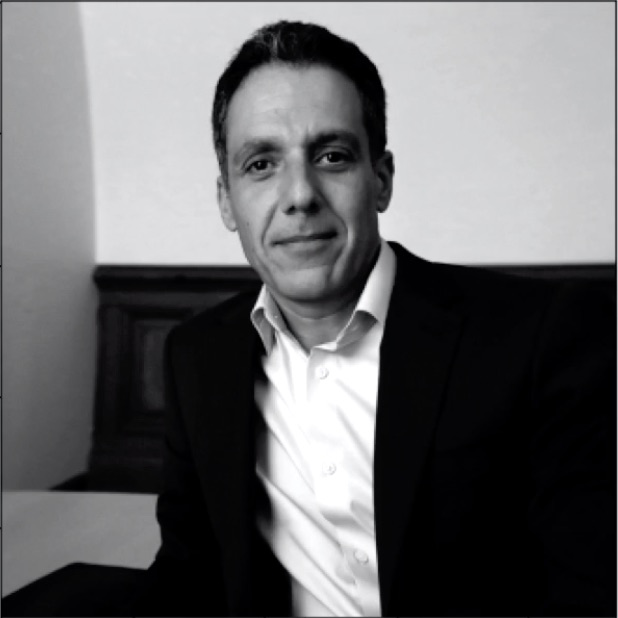
#> input picture Introduction to Computer Vision by Hany Farid Professor at UC Berkeley/Images/HanyFaridDistort.png, 618 x 618 px
$ jupyter execute --allow-errors 'Introduction to Computer Vision by Hany Farid.ipynb'
#> lines starting #> are read from the running program, lines starting #| are printed output that depends on the picture
### Introduction to Computer Vision by Hany Farid Professor at UC Berkeley/Imports/warping.py
# Image warping routines
import numpy as np
from PIL import Image

def quad_as_rect(quad):
    if quad[0] != quad[2]: return False
    if quad[1] != quad[7]: return False
    if quad[4] != quad[6]: return False
    if quad[3] != quad[5]: return False
    return True

def quad_to_rect(quad):
    assert(len(quad) == 8)
    assert(quad_as_rect(quad))
    return (quad[0], quad[1], quad[4], quad[3])

def rect_to_quad(rect):
    assert(len(rect) == 4)
    return (rect[0], rect[1], rect[0], rect[3], rect[2], rect[3], rect[2], rect[1])

def shape_to_rect(shape):
    assert(len(shape) == 2)
    return (0, 0, shape[0], shape[1])

def griddify(rect, w_div, h_div):
    w = rect[2] - rect[0]
    h = rect[3] - rect[1]
    x_step = w / float(w_div)
    y_step = h / float(h_div)
    y = rect[1]
    grid_vertex_matrix = []
    for _ in range(h_div + 1):
        grid_vertex_matrix.append([])
        x = rect[0]
        for _ in range(w_div + 1):
            grid_vertex_matrix[-1].append([int(x), int(y)])
            x += x_step
        y += y_step
    grid = np.array(grid_vertex_matrix)
    return grid

# [12 lines left out: function distort_grid, not called in this run]

def grid_to_mesh(src_grid, dst_grid):
    assert(src_grid.shape == dst_grid.shape)
    mesh = []
    for i in range(src_grid.shape[0] - 1):
        for j in range(src_grid.shape[1] - 1):
            src_quad = [src_grid[i    , j    , 0], src_grid[i    , j    , 1],
                        src_grid[i + 1, j    , 0], src_grid[i + 1, j    , 1],
                        src_grid[i + 1, j + 1, 0], src_grid[i + 1, j + 1, 1],
                        src_grid[i    , j + 1, 0], src_grid[i    , j + 1, 1]]
            dst_quad = [dst_grid[i    , j    , 0], dst_grid[i    , j    , 1],
                        dst_grid[i + 1, j    , 0], dst_grid[i + 1, j    , 1],
                        dst_grid[i + 1, j + 1, 0], dst_grid[i + 1, j + 1, 1],
                        dst_grid[i    , j + 1, 0], dst_grid[i    , j + 1, 1]]
            dst_rect = quad_to_rect(dst_quad)
            mesh.append([dst_rect, src_quad])
    return mesh

### Introduction to Computer Vision by Hany Farid Professor at UC Berkeley/Introduction to Computer Vision by Hany Farid.ipynb
# Excercises

[cell 1]
# imports
from IPython.display import Image as showImage
from os import getcwd, path
import numpy as np
from math import fabs, pi, sin, cos
import matplotlib.pyplot as plt
from Imports import warping
from PIL import Image
from scipy.ndimage import convolve
from scipy.signal import sepfir2d
from time import sleep
from IPython.display import clear_output as clearImage

[cell 2]
# directories
cw_dir = getcwd()
image_dir = path.join(cw_dir, 'Images')

## Excercise 1

[cell 3]
# question
showImage(path.join(image_dir, 'Excercise1.jpg'))

[cell 4]
# answer

focal_length = 1

z_start = 10
z_stop = 1000
step_per_unit = 2
samples = (z_stop - z_start) * step_per_unit
Z = np.linspace(z_start, z_stop, samples, endpoint=True)

x_start = 5
x_stop = -5

p_lengths = []
for z_sample in Z:
    P1 = (x_start, z_sample)
    P2 = (x_stop, z_sample)

    # calculate coordinate on sensor
    p1 = - focal_length * P1[0] / P1[1]
    p2 = - focal_length * P2[0] / P2[1]

    # calculate projection length
    p_length = fabs(p2 - p1)
    p_lengths.append(p_length)

plt.plot(Z, p_lengths)
#> (this line was passed over: IPython is not available in this run)
plt.xlabel('Z')
#> (this line was passed over: IPython is not available in this run)
plt.ylabel('Projection Lenght')
#> (this line was passed over: IPython is not available in this run)
plt.show()

## Excercise 2

[cell 5]
# question
showImage(path.join(image_dir, 'Excercise2.jpg'))

[cell 6]
# answer

cube = np.array([[0,0,0], [1,0,0], [1,1,0], [0,1,0], [0,0,1], [1,0,1], [1,1,1], [0,1,1]]) # eight corners of the cube

lamda = 1 # pixel/unit

f = 1 # focal length
c_x, c_y = 0, 0 # origin offset
K = np.array([[f, 0, c_x], [0, f, c_y], [0, 0, 1]]) # intrinsic matrix

# rotation around each axis
theta_x = pi/4
theta_y = pi/4
theta_z = 0

# rotation matrix for each axis
R_x = np.array([[1,0,0], [0, cos(theta_x), -sin(theta_x)], [0, sin(theta_x), cos(theta_x)]])
R_y = np.array([[cos(theta_y), 0, sin(theta_y)], [0,1,0], [-sin(theta_y), 0, cos(theta_y)]])
R_z = np.array([[cos(theta_z), -sin(theta_z), 0], [sin(theta_z), cos(theta_z), 0], [0,0,1]])

# 3x3 rotation matrix
R = R_x @ R_y @ R_z

# translation vector
t_x, t_y, t_z = 0, 0, 100
t_vec = np.array([[t_x, t_y, t_z]]).T

# construct extrinsic matrix
M = np.hstack((R, t_vec))

# calculate projection for each corner in cube
points = []
for corner in cube:
    X_w, Y_w, Z_w = corner
    P = np.array([[X_w, Y_w, Z_w, 1]]).T # Point in homogeneous world coordinates
    p = lamda * K @ M @ P # point in homogeneous camera coordinates
    x_s, y_s, s = p
    x = x_s/s
    y = y_s/s
    points.append((x,y))

vertices = points[0:]

# define the edges connecting the vertices
edges = [
    (0, 1), (1, 2), (2, 3), (3, 0),  # bottom face
    (4, 5), (5, 6), (6, 7), (7, 4),  # top face
    (0, 4), (1, 5), (2, 6), (3, 7)   # vertical edges
]

# plot the edges
#> (the rest of this cell did not finish here and is left out)

## Excercise 3

[cell 7]
# question
showImage(path.join(image_dir, 'Excercise3.jpg'))

[cell 8]
# answer

dim = (256, 256) # dimension of the image

# initialize each color channel
r_channel = np.zeros(dim)
g_channel = np.zeros(dim)
b_channel = np.zeros(dim)

# assign each pixel value
for i in range(dim[0]): # for each row in image
    r_channel[i,:] = i * 0.0039
    g_channel[i,:] = 1 - i * 0.0039
    b_channel[i,:] = 1

# crate RGB image
rgb_image = np.stack((r_channel, g_channel, b_channel), axis=-1)

# display the RGB image
plt.imshow(rgb_image)
#> (this line was passed over: IPython is not available in this run)
plt.axis('off')  # hide the axis for a cleaner display
#> (this line was passed over: IPython is not available in this run)
plt.show()

## Excercise 4

[cell 9]
# question
showImage(path.join(image_dir, 'Excercise4.jpg'))

[cell 10]
# answer

im = Image.open('Images/HanyFaridDistort.png') # load square, grayscale image
#> im is the input picture: PIL image 618x618 RGB; mean R, G, B 105.6, 105.7, 107.3
[ydim,xdim] = im.size
#> ydim = 618; xdim = 618
mid = round(max(xdim,ydim)/2)
#> mid = 309

# define sampling lattices
n = 100 # latice sampling
dst = warping.griddify(warping.shape_to_rect(im.size), n, n) # destination grid
src = dst # source grid

# define new sampling lattice (src)
k = 0.0000005 # estimated lens distortion
dst = dst - mid # put image center at (0,0)

for i in range(n+1):
    for j in range(n+1):
        x = dst[i, j, 0]
        y = dst[i, j, 1]
        r = np.sqrt(x**2 + y**2)
        src[i, j, 0] = x * (1 + k * r**2)
        src[i, j, 1] = y * (1 + k * r**2)

dst = dst + mid # re-center
src = src + mid # re-center

# warp image
mesh = warping.grid_to_mesh(src, dst) # define mesh
imt = im.transform(im.size, Image.MESH, mesh) # warp
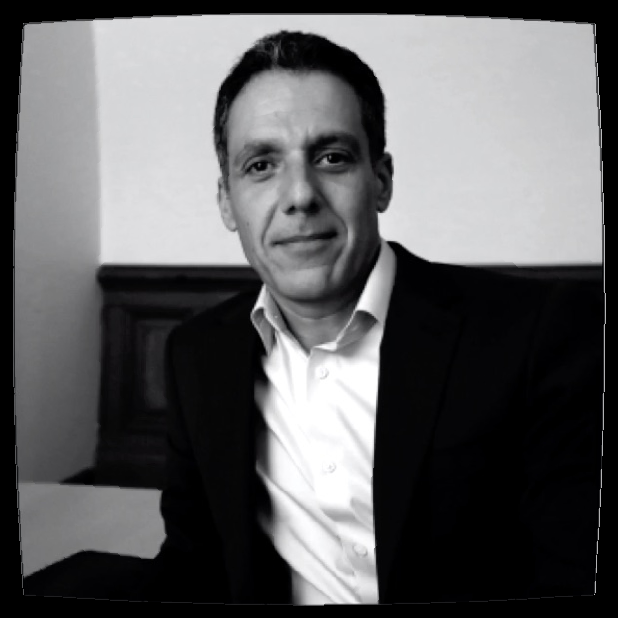
#> imt: PIL image 618x618 RGB; mean R, G, B 94.7, 94.8, 96.2
plt.figure(figsize=(ydim/72, xdim/72))
#> (this line was passed over: IPython is not available in this run)
plt.subplot(1, 2, 1)
#> (this line was passed over: IPython is not available in this run)
plt.imshow(im, cmap='gray')
plt.subplot(1, 2, 2)
plt.imshow(imt, cmap='gray')
plt.show()


$ run again, with Introduction to Computer Vision by Hany Farid Professor at UC Berkeley/Images/Excercise10.jpg saved as Introduction to Computer Vision by Hany Farid Professor at UC Berkeley/Images/HanyFaridDistort.png
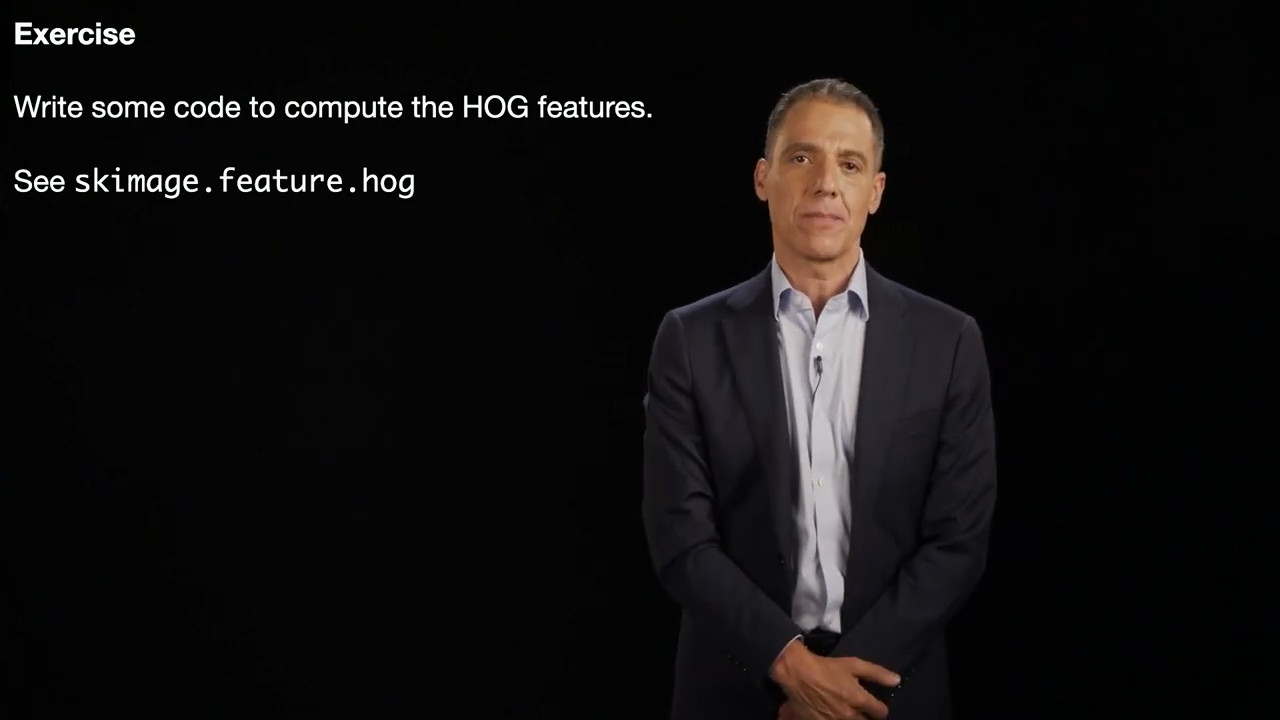
#> input picture Introduction to Computer Vision by Hany Farid Professor at UC Berkeley/Images/Excercise10.jpg, 1280 x 720 px
#> im is the input picture: PIL image 1280x720 RGB; mean R, G, B 16.3, 14.7, 14.7
#> `imt = im.transform(im.size, Image.MESH, mesh)`:
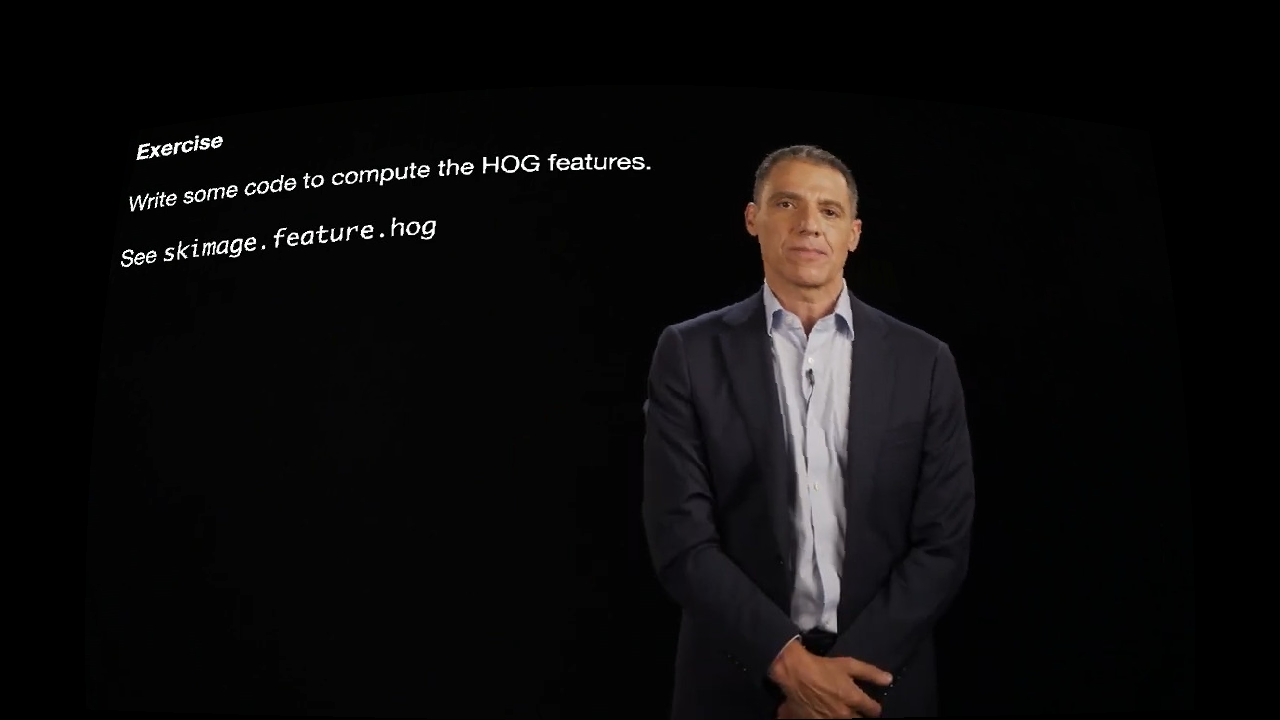
#> imt: PIL image 1280x720 RGB; mean R, G, B 12.5, 11.2, 11.3
